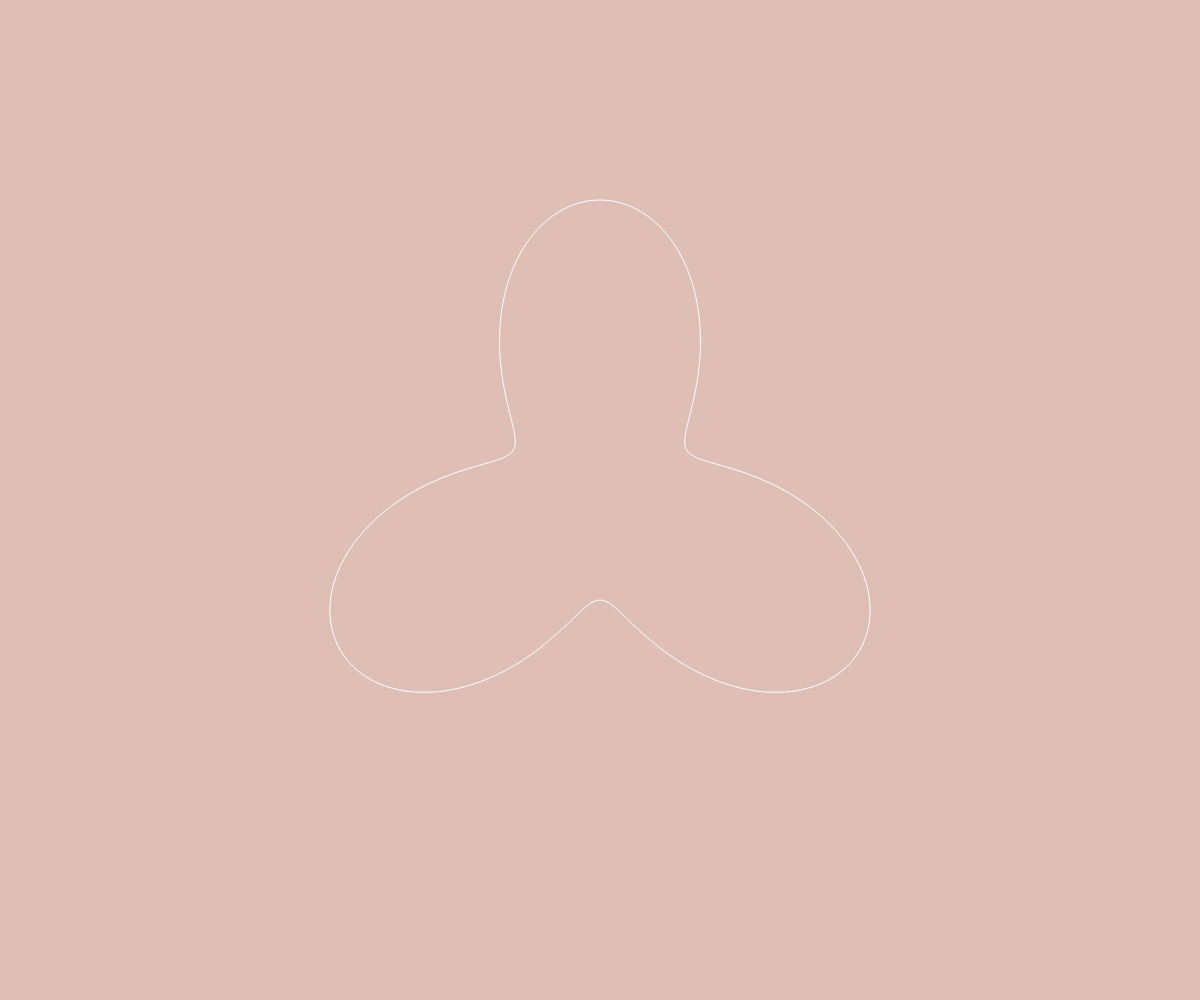
Frame 1 (no input)
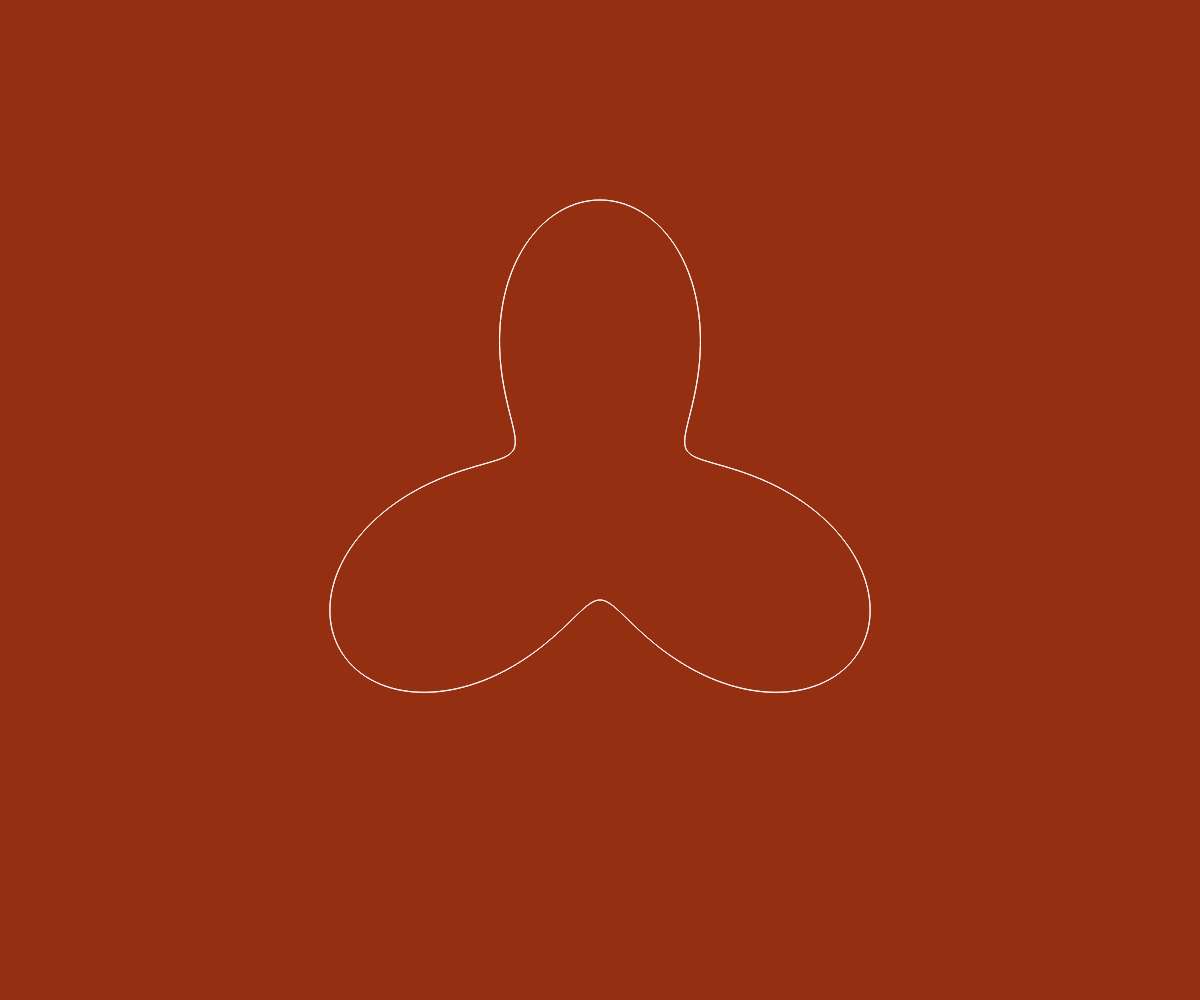
Frame 60 (no input)
Frame 120 (the mouse pressed at the canvas centre since frame 60): identical to frame 60, image omitted

The p5.js sketch that drew these frames (run headless with seeded random() and noise() and a simulated clock; from frame 60 on, the mouse is pressed at the canvas centre):

// p5.js sketch
// ── sketch.js
function setup() {
  createCanvas(windowWidth, windowHeight);
  angleMode(DEGREES)
}

function draw() {
  background(150, 50, 20, 80);

  translate(width / 2, height / 2)
  
  noFill()
  
  stroke(255)
  
  beginShape()
  
  for (var i = 0; i < 360; i++){
    var rad = map(sin(i * 3), -1, 1, 100, 300)
    var x = rad * cos(i)
    var y = rad * sin(i)
    vertex(x, y)
  }
  endShape(CLOSE)
}
